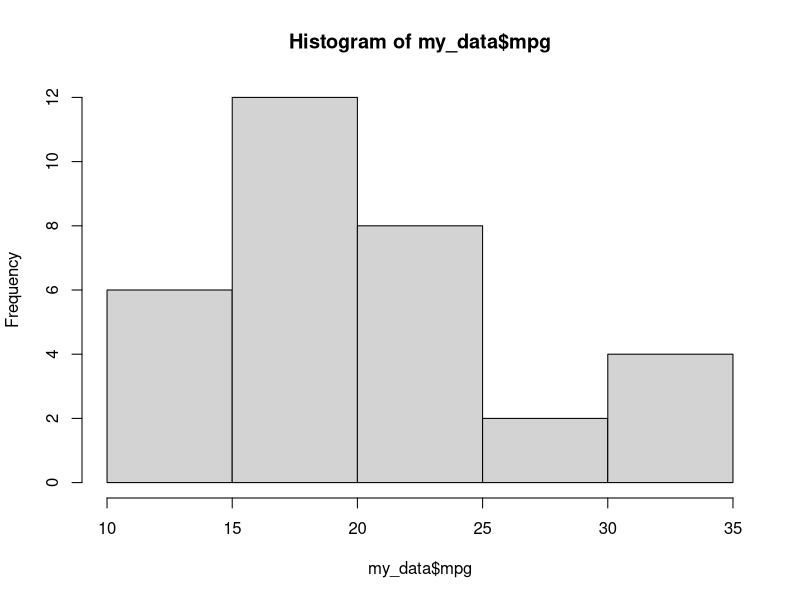
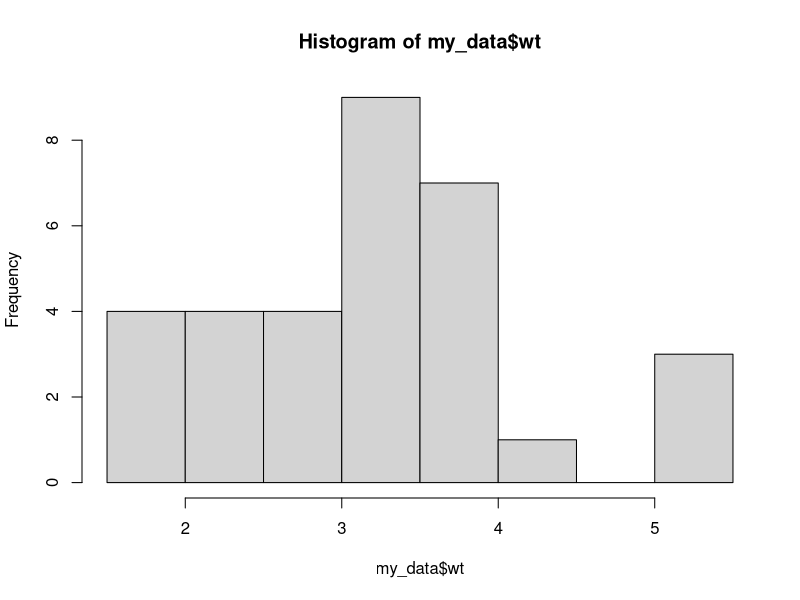
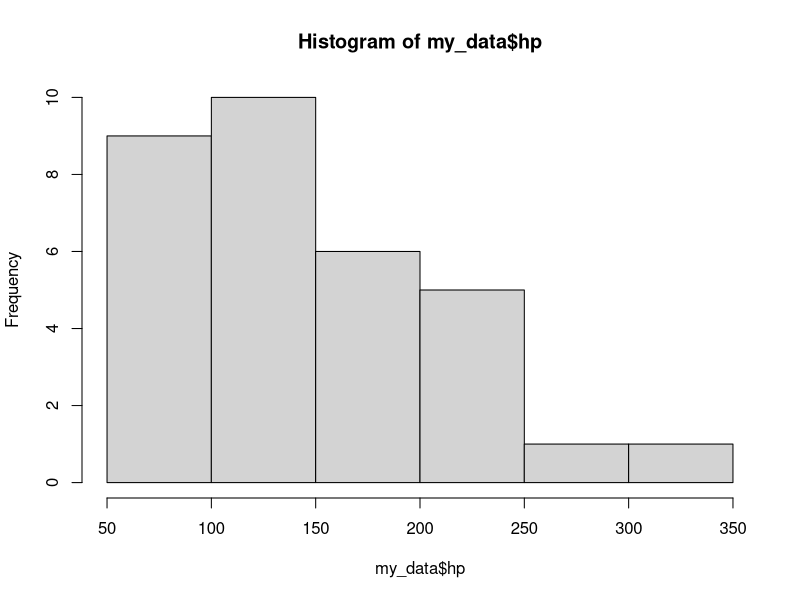

Generate these figures, in order, with R:
## ---- chunk 1

my_data <- mtcars
head(my_data)

## ---- chunk 2

summary(my_data$mpg)
sd(my_data$mpg)
summary(my_data$wt)
sd(my_data$wt)
summary(my_data$hp)
sd(my_data$hp)
## ---- chunk 3
hist(my_data$mpg)
hist(my_data$wt)
hist(my_data$hp)
## ---- chunk 4

cor(my_data$hp,my_data$mpg)
cor(my_data$wt,my_data$mpg)
cor(my_data$hp,my_data$wt)
## ---- chunk 5

wt_model <- lm(mpg ~ wt, data = my_data)
summary(wt_model)

hp_model <- lm(mpg ~ hp, data = my_data)
summary(hp_model)

full_model <- lm(mpg ~ hp + wt, data = my_data)
summary(full_model)

